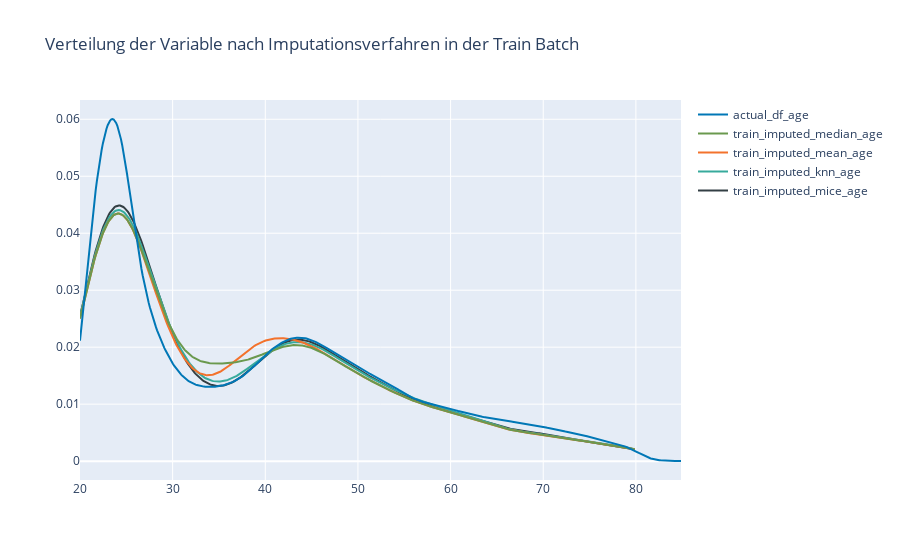

Write notebook code for a chart like this one.
### Markdown cell above
#### Visualisierung der Imputationsverfahren

### Code cell
hist_data_train = [X_train_df_mice['age'], X_train_df_knn['age'], train_imputed_mean_age, train_imputed_median_age, actual_df_age]

group_labels = ['train_imputed_mice_age','train_imputed_knn_age','train_imputed_mean_age', 'train_imputed_median_age', 'actual_df_age']
colors = ['#333F44', '#37AA9C', '#f3722c', '#6a994e', '#0077b6']

# Create distplot with curve_type set to 'normal'
fig = ff.create_distplot(hist_data_train, group_labels, show_hist=False, colors=colors, rug_text=None, show_rug=False)

# Add title
fig.update_layout(title_text='Verteilung der Variable nach Imputationsverfahren in der Train Batch')
fig.show()

### Figure 1 — Plotly figure (JSON) as saved in the notebook; plotly's stock layout.template omitted (floating-point values rounded to 4 significant figures; data arrays with more than 128 entries replaced by an {"elided": "..."} marker saying what was removed)
{"data": [{"legendgroup": "train_imputed_mice_age", "marker": {"color": "#333F44"}, "mode": "lines", "name": "train_imputed_mice_age", "showlegend": true, "type": "scatter", "x": {"elided": "500 float values"}, "xaxis": "x", "y": {"elided": "500 float values"}, "yaxis": "y"}, {"legendgroup": "train_imputed_knn_age", "marker": {"color": "#37AA9C"}, "mode": "lines", "name": "train_imputed_knn_age", "showlegend": true, "type": "scatter", "x": {"elided": "500 float values"}, "xaxis": "x", "y": {"elided": "500 float values"}, "yaxis": "y"}, {"legendgroup": "train_imputed_mean_age", "marker": {"color": "#f3722c"}, "mode": "lines", "name": "train_imputed_mean_age", "showlegend": true, "type": "scatter", "x": {"elided": "500 float values"}, "xaxis": "x", "y": {"elided": "500 float values"}, "yaxis": "y"}, {"legendgroup": "train_imputed_median_age", "marker": {"color": "#6a994e"}, "mode": "lines", "name": "train_imputed_median_age", "showlegend": true, "type": "scatter", "x": {"elided": "500 float values"}, "xaxis": "x", "y": {"elided": "500 float values"}, "yaxis": "y"}, {"legendgroup": "actual_df_age", "marker": {"color": "#0077b6"}, "mode": "lines", "name": "actual_df_age", "showlegend": true, "type": "scatter", "x": {"elided": "500 float values"}, "xaxis": "x", "y": {"elided": "500 float values"}, "yaxis": "y"}], "layout": {"barmode": "overlay", "hovermode": "closest", "legend": {"traceorder": "reversed"}, "title": {"text": "Verteilung der Variable nach Imputationsverfahren in der Train Batch"}, "xaxis": {"anchor": "y2", "domain": [0, 1], "zeroline": false}, "yaxis": {"anchor": "free", "domain": [0, 1], "position": 0}}}
